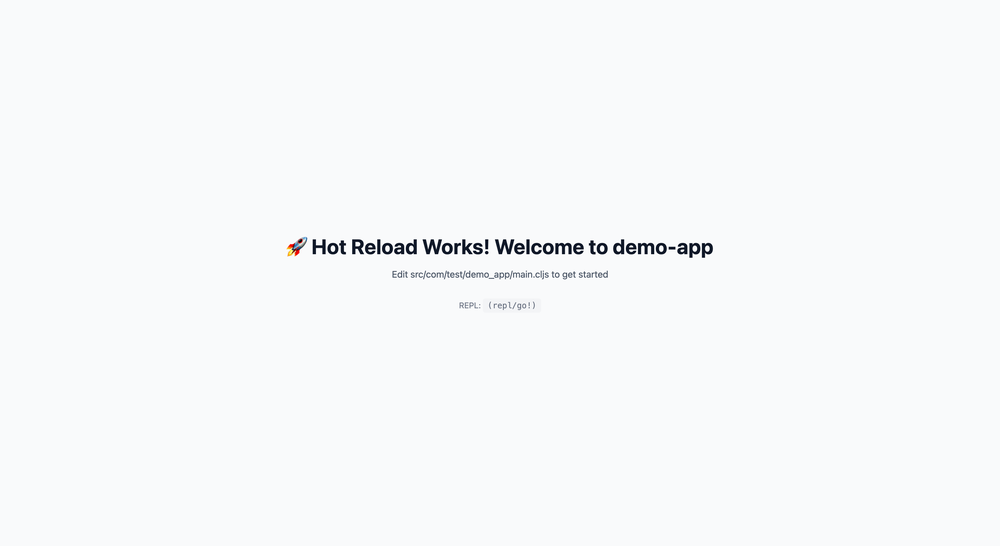
#> input picture hot-reload-test-1.png, 1000 x 546 px, shrunk from 3456 x 1888 before the run; the run also reads 1 picture not shown here
$ python visual-validate-geometry.py ../hot-reload-test-1.png ../hot-reload-test-2.png
#> lines starting #> are read from the running program, lines starting #| are printed output that depends on the picture; after the words box and inside, x2 and y2 are one past the last pixel; in counts of white or black regions, pixels touching at a corner belong together
"""
Geometric Validation - Verify structural correctness before aesthetics

Checks:
- Circularity (eccentricity < 0.1)
- Verticality (edge angles < 5° deviation)
- Aspect ratio (bounding box matches expected)
- Pattern alignment (grid correlation)

Usage:
  visual-validate-geometry <reference> <implementation> [options]

Options:
  --circularity-threshold <n>   Max eccentricity (default: 0.1)
  --verticality-threshold <n>   Max angle deviation in degrees (default: 5)
  --aspect-ratio-tolerance <n>  Aspect ratio tolerance (default: 0.05)
  --output <dir>                Save debug visualizations (default: /tmp/geo-validation/)
  -v, --verbose                 Show detailed analysis
  -h, --help                    Show this help

Output:
  Exit code 0 = PASSED all checks
  Exit code 1 = FAILED geometry validation (prints specific fixes)
"""

import cv2
import numpy as np
import sys
import os
from pathlib import Path
import argparse


def parse_args():
    parser = argparse.ArgumentParser(
        description='Geometric validation for visual matching',
        formatter_class=argparse.RawDescriptionHelpFormatter,
        epilog=__doc__
    )
    parser.add_argument('reference', help='Reference image path')
    parser.add_argument('implementation', help='Implementation image path')
    parser.add_argument('--circularity-threshold', type=float, default=0.1,
                        help='Max eccentricity for circularity (default: 0.1)')
    parser.add_argument('--verticality-threshold', type=float, default=5.0,
                        help='Max angle deviation in degrees (default: 5)')
    parser.add_argument('--aspect-ratio-tolerance', type=float, default=0.05,
                        help='Aspect ratio tolerance (default: 0.05)')
    parser.add_argument('--output', default='/tmp/geo-validation/',
                        help='Output directory for debug images')
    parser.add_argument('-v', '--verbose', action='store_true',
                        help='Show detailed analysis')
    return parser.parse_args()


def load_image(path):
    """Load image and convert to grayscale."""
#> called with path = '../hot-reload-test-1.png'
    img = cv2.imread(path)
#> img is the input picture: shape (546, 1000, 3); mean B, G, R 249.7, 248.6, 247.6
    if img is None:
        print(f"✗ Error: Cannot read image: {path}")
        sys.exit(2)
    gray = cv2.cvtColor(img, cv2.COLOR_BGR2GRAY)
    return img, gray


def find_main_contour(gray):
    """Find the largest contour in the image (main object)."""
    # Threshold to binary
    _, binary = cv2.threshold(gray, 127, 255, cv2.THRESH_BINARY + cv2.THRESH_OTSU)
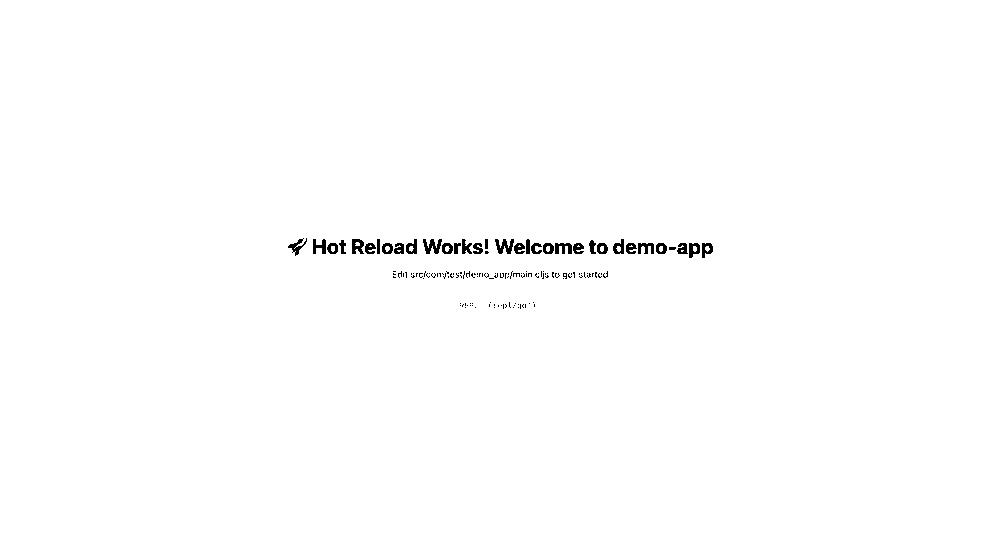
#> binary: shape (546, 1000); 99.4% white; 142 black regions (109 under 20 px), largest, box (x1, y1, x2, y2) and area: (423, 239, 442, 254) 165, (495, 239, 514, 254) 165, (555, 243, 572, 254) 132

    # Find contours
    contours, _ = cv2.findContours(binary, cv2.RETR_EXTERNAL, cv2.CHAIN_APPROX_SIMPLE)
#> contours = [[[0, 0], [0, 545], [999, 545], [999, 0]]]

    if not contours:
        return None

    # Return largest contour by area
    return max(contours, key=cv2.contourArea)


def check_circularity(contour, threshold=0.1):
    """
    Check if contour is circular by fitting ellipse and computing eccentricity.

    Eccentricity = sqrt(1 - (minor_axis/major_axis)^2)
    - 0.0 = perfect circle
    - 1.0 = line segment

    Returns: (passed, eccentricity, ellipse_params)
    """
    if len(contour) < 5:  # Need at least 5 points to fit ellipse
        return False, 1.0, None

    ellipse = cv2.fitEllipse(contour)
    (center, axes, angle) = ellipse

    # Axes are (width, height), get major/minor
    major = max(axes)
    minor = min(axes)

    # Compute eccentricity
    if major == 0:
        eccentricity = 1.0
    else:
        eccentricity = np.sqrt(1 - (minor / major) ** 2)

    passed = eccentricity < threshold

    return passed, eccentricity, ellipse


def check_verticality(gray, threshold=5.0):
    """
    Check if dominant edges are vertical (within threshold degrees).

    Uses Hough Line Transform to find dominant lines, then checks angles.

    Returns: (passed, mean_deviation, angle_histogram)
    """
    # Edge detection
    edges = cv2.Canny(gray, 50, 150, apertureSize=3)

    # Hough Line Transform
    lines = cv2.HoughLinesP(edges, 1, np.pi / 180, threshold=100,
                            minLineLength=50, maxLineGap=10)

    if lines is None:
        return True, 0.0, []  # No lines found, assume OK

    # Calculate angles of all lines
    angles = []
    for line in lines:
        x1, y1, x2, y2 = line[0]
        angle = np.abs(np.degrees(np.arctan2(y2 - y1, x2 - x1)))
        # Normalize to 0-90 degrees
        if angle > 90:
            angle = 180 - angle
        # Vertical is 90°, compute deviation from vertical
        deviation = np.abs(90 - angle)
        angles.append(deviation)

    mean_deviation = np.mean(angles)
    passed = mean_deviation < threshold

    return passed, mean_deviation, angles


def check_aspect_ratio(contour, expected_ratio=1.0, tolerance=0.05):
    """
    Check if bounding rectangle aspect ratio matches expected.

    Returns: (passed, actual_ratio, bounding_rect)
    """
    x, y, w, h = cv2.boundingRect(contour)

    if h == 0:
        actual_ratio = 0
    else:
        actual_ratio = w / h

    difference = abs(actual_ratio - expected_ratio)
    passed = difference <= tolerance

    return passed, actual_ratio, (x, y, w, h)


def save_debug_visualization(img, contour, ellipse, output_dir, name):
    """Save annotated image showing detected geometry."""
    debug_img = img.copy()

    # Draw main contour
    cv2.drawContours(debug_img, [contour], 0, (0, 255, 0), 2)

    # Draw fitted ellipse
    if ellipse:
        cv2.ellipse(debug_img, ellipse, (255, 0, 0), 2)

    # Draw bounding rectangle
    x, y, w, h = cv2.boundingRect(contour)
    cv2.rectangle(debug_img, (x, y), (x + w, y + h), (0, 0, 255), 2)

    Path(output_dir).mkdir(parents=True, exist_ok=True)
    output_path = os.path.join(output_dir, f'{name}_geometry.png')
    cv2.imwrite(output_path, debug_img)

    return output_path


def main():
    args = parse_args()

    print("╔═══════════════════════════════════════════════════════╗")
    print("║       Geometric Validation - Structure First         ║")
    print("╚═══════════════════════════════════════════════════════╝")
    print()
    print(f"Reference:      {args.reference}")
    print(f"Implementation: {args.implementation}")
    print()

    # Load images
    ref_img, ref_gray = load_image(args.reference)
    impl_img, impl_gray = load_image(args.implementation)

    # Find main contours
    ref_contour = find_main_contour(ref_gray)
#> ref_contour = [[0, 0], [0, 545], [999, 545], [999, 0]]
    impl_contour = find_main_contour(impl_gray)
#> impl_contour = [[0, 0], [0, 545], [999, 545], [999, 0]]

    if ref_contour is None or impl_contour is None:
        print("✗ Error: Could not find main object in images")
        sys.exit(2)

    # Run validation checks
    failures = []

    # 1. Circularity
    print("[1/3] Checking circularity...")
    ref_circ_passed, ref_ecc, ref_ellipse = check_circularity(ref_contour, args.circularity_threshold)
#> ref_circ_passed = False; ref_ecc = 1
    impl_circ_passed, impl_ecc, impl_ellipse = check_circularity(impl_contour, args.circularity_threshold)
#> impl_circ_passed = False; impl_ecc = 1

    if args.verbose:
        print(f"      Reference eccentricity: {ref_ecc:.3f}")
        print(f"      Implementation eccentricity: {impl_ecc:.3f}")
        print(f"      Threshold: {args.circularity_threshold}")

    if not impl_circ_passed:
        failures.append({
            'check': 'Circularity',
            'value': impl_ecc,
            'threshold': args.circularity_threshold,
            'fix': 'Adjust camera angle or use orthographic projection'
        })
    else:
        print(f"      ✓ PASSED (eccentricity: {impl_ecc:.3f})")

    # 2. Verticality
    print("[2/3] Checking verticality...")
    ref_vert_passed, ref_dev, ref_angles = check_verticality(ref_gray, args.verticality_threshold)
#> in check_verticality, `edges = cv2.Canny(gray, 50, 150, apertureSize=3)`:
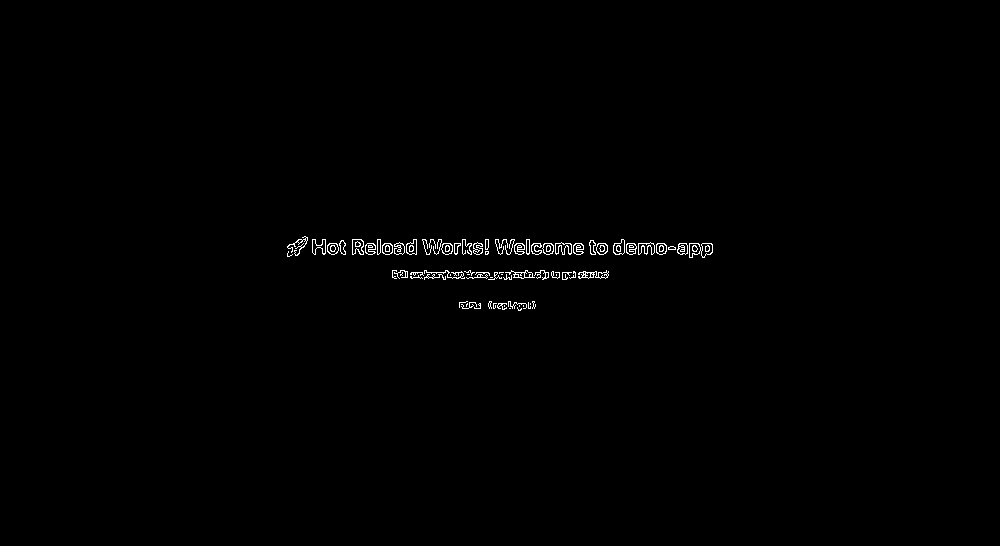
#> edges: shape (546, 1000); 0.55% white in thin lines or dots, all inside (x1, y1, x2, y2) = (287, 236, 713, 311)
#> in check_verticality, `lines = cv2.HoughLinesP(edges, 1, np.pi / 180, threshold=100, minLineL..`: lines = 14 rows, first 6: [293, 243, 664, 243], [288, 245, 666, 245], [312, 251, 712, 251], [325, 246, 712, 246], [313, 253, 665, 253], [392, 272, 608, 272]
#> the loop in check_verticality, `for line in lines:` made 14 passes
#> (x1, y1, x2, y2) on passes 1 to 12: (293, 243, 664, 243), (288, 245, 666, 245), (312, 251, 712, 251), (325, 246, 712, 246), (313, 253, 665, 253), (392, 272, 608, 272), (314, 254, 487, 254), (287, 247, 712, 247), (392, 277, 607, 277), (312, 249, 712, 249), (288, 248, 712, 248), (590, 250, 712, 250)
#> after the loop in check_verticality, `for line in lines:`: angles = [90, 90, 90, 90, 90, 90, 90, 90, 90, 90, 90, 90, 90, 90]
#> in check_verticality, `mean_deviation = np.mean(angles)`: mean_deviation = 90
#> in check_verticality, `passed = mean_deviation < threshold`: passed = False
#> ref_vert_passed = False; ref_dev = 90; ref_angles has the same summary as angles in check_verticality
    impl_vert_passed, impl_dev, impl_angles = check_verticality(impl_gray, args.verticality_threshold)
#> the loop in check_verticality (call 2), `for line in lines:` made 14 passes
#> impl_vert_passed = False; impl_dev = 90; impl_angles has the same summary as angles in check_verticality

    if args.verbose:
        print(f"      Reference deviation: {ref_dev:.2f}°")
        print(f"      Implementation deviation: {impl_dev:.2f}°")
        print(f"      Threshold: {args.verticality_threshold}°")

    if not impl_vert_passed:
        failures.append({
            'check': 'Verticality',
            'value': impl_dev,
            'threshold': args.verticality_threshold,
            'fix': 'Reduce camera pitch/tilt angle'
        })
    else:
        print(f"      ✓ PASSED (deviation: {impl_dev:.2f}°)")

    # 3. Aspect Ratio
    print("[3/3] Checking aspect ratio...")
    ref_ar_passed, ref_ar, ref_bbox = check_aspect_ratio(ref_contour, tolerance=args.aspect_ratio_tolerance)
#> in check_aspect_ratio, `x, y, w, h = cv2.boundingRect(contour)`: x = 0; w = 1000; h = 546
#> in check_aspect_ratio, `actual_ratio = w / h`: actual_ratio = 1.83
#> in check_aspect_ratio, `difference = abs(actual_ratio - expected_ratio)`: difference = 0.832
#> in check_aspect_ratio, `passed = difference <= tolerance`: passed = False
#> ref_ar_passed = False; ref_ar = 1.83; ref_bbox = (0, 0, 1000, 546)
    impl_ar_passed, impl_ar, impl_bbox = check_aspect_ratio(impl_contour, tolerance=args.aspect_ratio_tolerance)
#> impl_ar_passed = False; impl_ar = 1.83; impl_bbox = (0, 0, 1000, 546)

    if args.verbose:
        print(f"      Reference aspect ratio: {ref_ar:.3f}")
        print(f"      Implementation aspect ratio: {impl_ar:.3f}")
        print(f"      Tolerance: ±{args.aspect_ratio_tolerance}")

    aspect_ratio_diff = abs(impl_ar - ref_ar)
#> aspect_ratio_diff = 0
    if aspect_ratio_diff > args.aspect_ratio_tolerance:
        failures.append({
            'check': 'Aspect Ratio',
            'value': impl_ar,
            'expected': ref_ar,
            'difference': aspect_ratio_diff,
            'fix': 'Adjust canvas dimensions or viewport'
        })
    else:
        print(f"      ✓ PASSED (ratio: {impl_ar:.3f})")
#|       ✓ PASSED (ratio: 1.832)

    # Save debug visualizations
    if args.output:
        ref_debug = save_debug_visualization(ref_img, ref_contour, ref_ellipse, args.output, 'reference')
#> in save_debug_visualization, `x, y, w, h = cv2.boundingRect(contour)`: w = 1000; h = 546
#> in save_debug_visualization, `cv2.rectangle(debug_img, (x, y), (x + w, y + h), (0, 0, 255), 2)`:
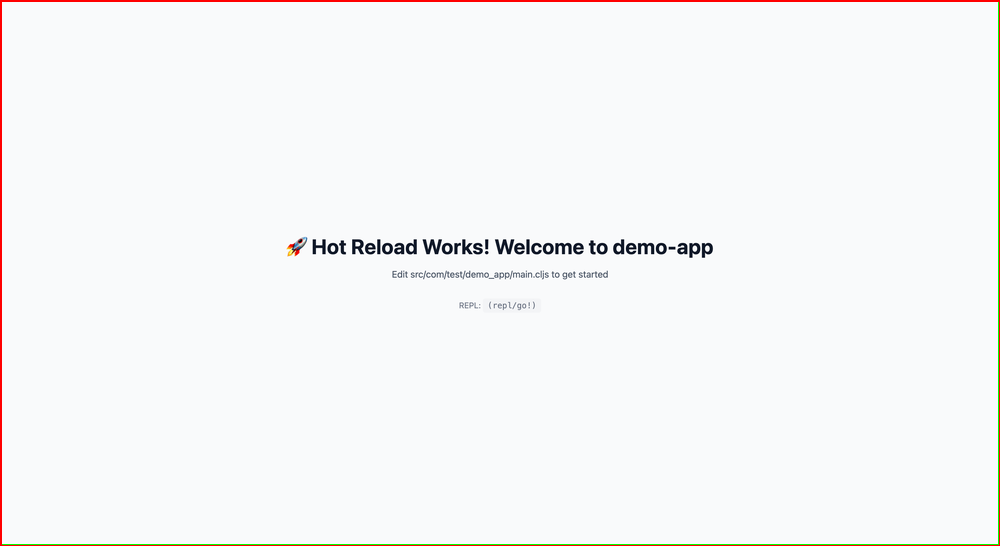
#> debug_img: shape (546, 1000, 3); mean B, G, R 246.9, 246.5, 247
        impl_debug = save_debug_visualization(impl_img, impl_contour, impl_ellipse, args.output, 'implementation')
        if args.verbose:
            print()
            print(f"Debug visualizations saved to: {args.output}")

    # Report results
    print()
    print("═══════════════════════════════════════════════════════")

    if not failures:
        print("✓ GEOMETRY VALIDATION PASSED")
        print()
        print("All geometric checks passed. Ready for structural validation.")
        sys.exit(0)
    else:
        print("✗ GEOMETRY VALIDATION FAILED")
        print()
        print("Fix these issues before proceeding:")
        print()
        for i, failure in enumerate(failures, 1):
            print(f"{i}. {failure['check']}")
            if 'value' in failure and 'threshold' in failure:
                print(f"   Current: {failure['value']:.3f} (threshold: {failure['threshold']:.3f})")
            if 'expected' in failure:
                print(f"   Expected: {failure['expected']:.3f}")
                print(f"   Difference: {failure['difference']:.3f}")
            print(f"   → {failure['fix']}")
            print()
#> this loop made 2 passes
#> i on passes 1 to 2: 1, 2
#| 1. Circularity
#|    Current: 1.000 (threshold: 0.100)
#|    → Adjust camera angle or use orthographic projection
#| 2. Verticality
#|    Current: 90.000 (threshold: 5.000)
#|    → Reduce camera pitch/tilt angle

#> (the run stopped early here; a loop or call above may not have finished)
